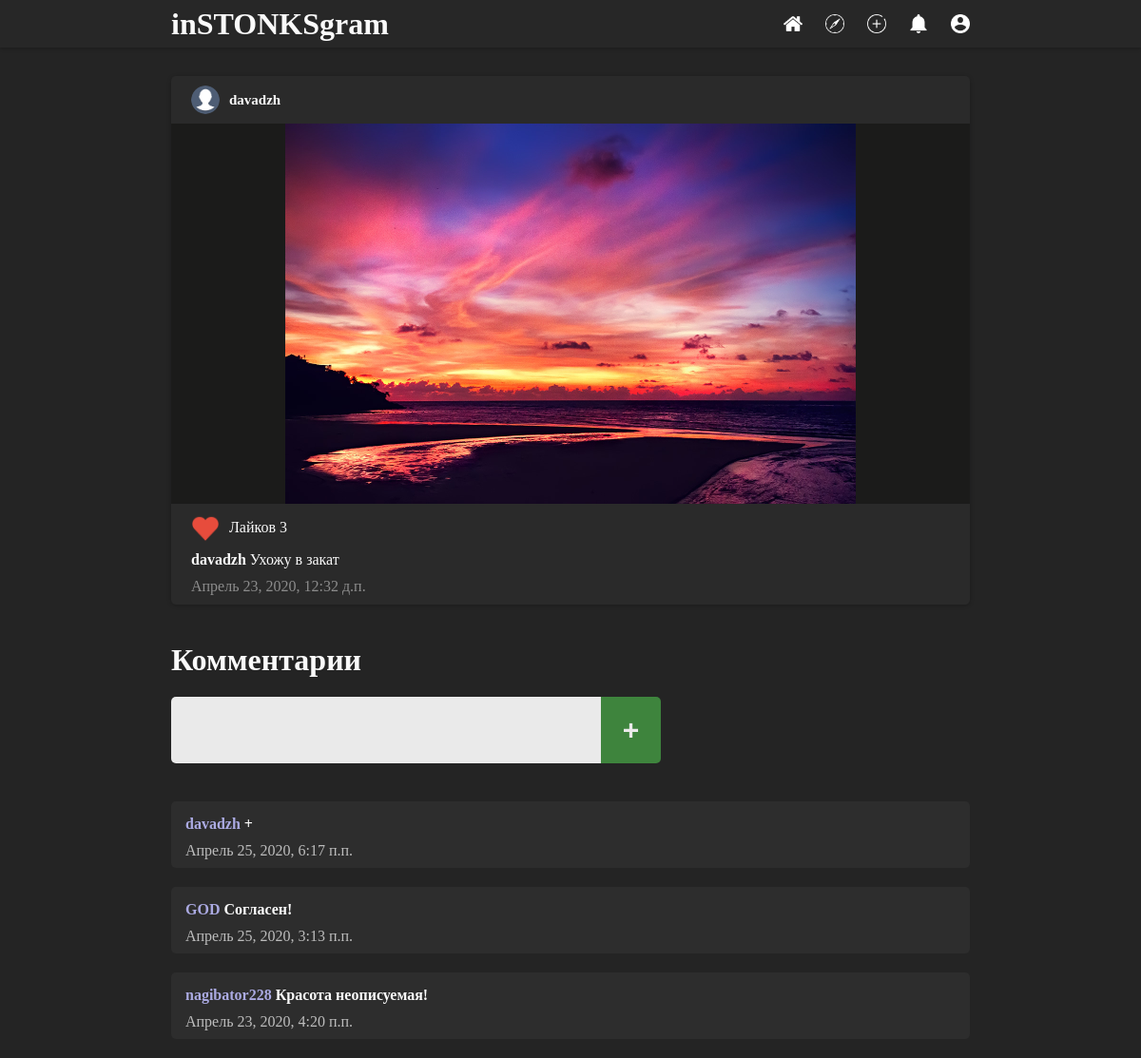
Page /publication/6 (signed in) on the committed database.
### accounts/models.py (models this page shows, shortened)
class Publication(models.Model):
    author = models.ForeignKey(User, default=1, on_delete=models.CASCADE)
    pub_text = models.TextField('Введите текст публикации')
    pub_pic = models.ImageField('Загрузите фото', null=True)
    pub_date = models.DateTimeField('Дата публикации', auto_now_add=True)
    pub_likes = models.ManyToManyField(User, blank='True', related_name='post_likes')
    def total_likes(self):
        return self.pub_likes.count()

class Profile_info(models.Model):
    username = models.OneToOneField(User, default=1, null=True, on_delete=models.CASCADE)
    name = models.CharField(max_length=50, null=True, blank='True')
    phone = models.CharField(max_length=50, null=True, blank='True')
    email = models.CharField(max_length=50, null=True, blank='True')
    profile_pic = models.ImageField(null=True, blank=True, default='default.png')
    subscribers = models.ManyToManyField(User, blank='True', related_name='subscribers')
    subscriptions = models.ManyToManyField(User, blank='True', related_name='subscriptions')

class Comment(models.Model):
    author = models.ForeignKey(User, default=1, on_delete=models.CASCADE)
    pub = models.ForeignKey(Publication, on_delete=models.CASCADE)
    comment_text = models.TextField('Введите текст ...')
    comment_date = models.DateTimeField('Дата комментария', auto_now_add=True)

### accounts/views.py (the view)
# urls.py: path('publication/<pub_id>', views.publicationView, name='publication'),
@login_required
def publicationView(request, pub_id):
    comments_of_pub = Comment.objects.filter(pub=pub_id).order_by('-comment_date')
    publication = get_object_or_404(Publication, id=pub_id)
    current_user = get_object_or_404(User, username=publication.author.username)
    comment_form = CommentForm
    context = {
        'pub': publication,
        'current_user': current_user,
        'comment_form': comment_form,
        'comments_of_pub': comments_of_pub
    }
    if request.POST:
        a_id = str(request.user.id)
        p_id = str(pub_id)
        request.POST = request.POST.copy()
        request.POST.update({'author': a_id, 'pub': pub_id})
        comment_form = CommentForm(request.POST)
        if comment_form.is_valid():
            comment_form.save()
            return HttpResponseRedirect(request.META.get('HTTP_REFERER'))
    else:
        return render(request, 'publication.html', context=context)

### accounts/templates/publication.html (shortened to what this page needs)
{% extends 'index.html' %}
{% load static %}
{% block content %}
    {% if pub %}
    <div class="publication">
        <div class="pub-top">
        <div class="container-90">
                <div class="pub-top-vertical-align">
                    <a href="{% url 'profile' pub.author.username %}">
                    <img class="pub-img-profile"
                            width="35px" src="{{ pub.author.profile_info.profile_pic.url }}"
                            alt="Фото профиля">
                    <h3>{{pub.author.username}}</h3>
                    </a>
                </div>
        </div>
        </div>
        <a href="{% url 'publication' pub.id %}"><div class="pub-img-div"><img src="{{ pub.pub_pic.url }}" alt="Фото" class="pub-img"></div></a>
        <div class="pub-bottom">
        <div class="container-90">
                    {% include 'like_button.html' %}
            <p><b>{{pub.author.username}}</b> {{pub.pub_text}}</p>
            <p class="pub-date">{{pub.pub_date}}</p>
        </div>
        </div>
    </div>
    <div class="publication-comments">
        <div class="comments-h1-block">
            <h1 class="section-name-h1">Комментарии</h1>
        </div>
        <div class="publication-comment-post">
            {% include 'comment_form.html' %}
        </div>
        <div class="publication-comments-all">
            {% for every_comm in comments_of_pub %}
                <div class="publication-comments-one-comment">
                    <h4><b><a href="{% url 'profile' every_comm.author.username %}">{{every_comm.author.username}}</a></b>  {{every_comm.comment_text}}</h4>
                    <p>{{every_comm.comment_date}}</p>
                </div>
            {% endfor %}
        </div>
    </div>
    {% else %}
    <h3 class="section-name-h3">Публикация не найдена</h3>
    {% endif %}
{% endblock %}

### accounts/templates/like_button.html (shortened to what this page needs)
{% load static %}
<div id="like-section-{{ pub.id }}">
<div class="like-section">
    <div class="form-in-past">
    {% if user in pub.pub_likes.all %}
    <button value='{{ pub.id }}' id="like-{{ pub.id }}" name="post_id" type="submit" class="like-button">
        <img src="{% static 'static/images/like_active.png' %}" alt="Like" class="like-button-active">
    </button>
    {% elif user not in pub.pub_likes.all %}
    <button value='{{ pub.id }}' id="like-{{ pub.id }}" name="post_id" type="submit" class="like-button">
        <img src="{% static 'static/images/like_passive.png' %}" alt="Like" class="like-button-passive">
    </button>
    {% endif %}
    </div>
    <p class="like-counter">Лайков {{pub.total_likes}}</p>
</div>
</div>

### static/css/style.css (style rules this page uses)
* { margin: 0; padding: 0; }
body { font-family: Tengri; margin: 0; padding: 0; background: #242424; color: #fafafa; }
a { text-decoration: none; color: #fafafa; }
.container-90 { width: 95%; height: 100%; margin: auto; }
.publication { background: #2A2A2A; width: 100%; float: left; margin-bottom: 40px; border-radius: 5px; box-shadow: 0px 1px 4px rgba(0,0,0,0.25); }
.pub-top { height: 50px; }
.pub-top-vertical-align { width: 50%; float: left; }
.pub-img-profile { float: left; width: 30px; height: 30px; border-radius: 100%; margin: 10px 10px 0 0; }
.pub-top h3 { line-height: 50px; font-size: 15px; }
.pub-img-div { background: #1b1b1a; text-align: center; max-height: 400px; max-width: 100%; }
.pub-img { max-width: 100%; max-height: 400px; margin: auto; }
.pub-bottom { padding: 10px 0 10px 0; }
.like-section { height: 30px; margin-bottom: 10px; }
.like-section .form-in-past { float: left; margin-right: 10px; }
.like-counter { width: 100%; line-height: 30px; }
.like-button { border: none; background: #2a2a2a; outline: none; }
.like-button-active { width: 30px; }
.pub-date { margin-top: 10px; color: #8c8c8c; }
.publication-comments { width: 100%; }
.publication-comment-post { margin-top: 20px; width: 100%; }
.publication-comment-post textarea { resize: none; outline: none; border: none; border-radius: 5px 0 0 5px; height: 40px; width: 100%; font-size: 16px; padding: 15px; background: #eaeaea; }
.publication-comments-all { margin-top: 40px; }
.publication-comments-one-comment { height: 40px; background: #2d2d2d; padding: 15px; margin-bottom: 20px; border-radius: 5px; }
.publication-comments-one-comment a { color: #abaae2; }
.publication-comments-one-comment p { padding-top: 10px; color: #bdbdbd; }

### rows in the picture
Publication: author.profile_info.profile_pic (placeholder picture), author.username "davadzh", pub_pic (picture), total_likes "3", pub_text "Ухожу в закат", pub_date "Апрель 23, 2020, 12:32 д.п."
Comment: author.username "davadzh", comment_text "+", comment_date "Апрель 25, 2020, 6:17 п.п."
Comment: author.username "GOD", comment_text "Согласен!", comment_date "Апрель 25, 2020, 3:13 п.п."
Comment: author.username "nagibator228", comment_text "Красота неописуемая!", comment_date "Апрель 23, 2020, 4:20 п.п."
